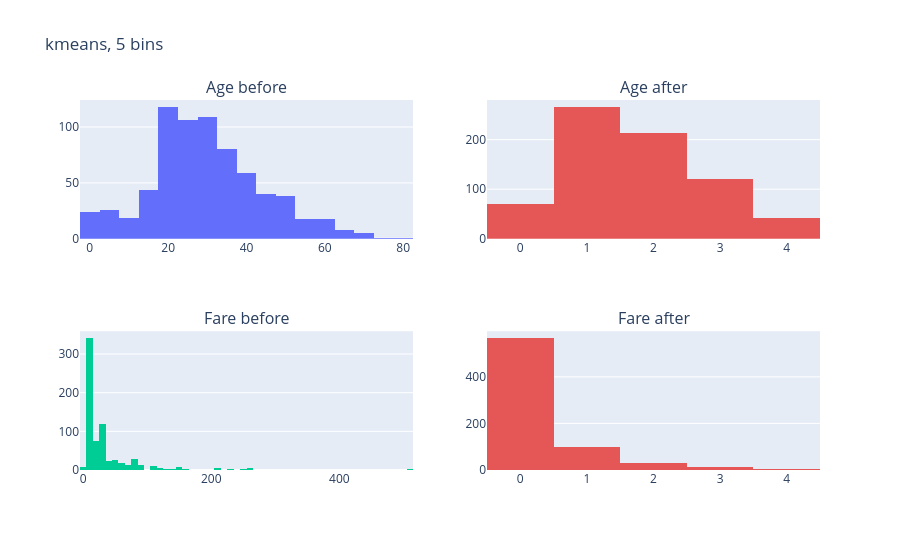

Notebook source saved alongside this figure:
### Code cell
discretize(5, "kmeans")

### Figure 1 — Plotly figure (JSON) as saved in the notebook; plotly's stock layout.template omitted (floating-point values rounded to 4 significant figures; data arrays with more than 128 entries replaced by an {"elided": "..."} marker saying what was removed)
{"data": [{"type": "histogram", "x": {"elided": "714 float values"}, "xaxis": "x", "yaxis": "y"}, {"marker": {"color": "#E45756"}, "type": "histogram", "x": {"elided": "714 float values"}, "xaxis": "x2", "yaxis": "y2"}, {"type": "histogram", "x": {"elided": "714 float values"}, "xaxis": "x3", "yaxis": "y3"}, {"marker": {"color": "#E45756"}, "type": "histogram", "x": {"elided": "714 float values"}, "xaxis": "x4", "yaxis": "y4"}], "layout": {"annotations": [{"font": {"size": 16}, "showarrow": false, "text": "Age before", "x": 0.225, "xanchor": "center", "xref": "paper", "y": 1.0, "yanchor": "bottom", "yref": "paper"}, {"font": {"size": 16}, "showarrow": false, "text": "Age after", "x": 0.775, "xanchor": "center", "xref": "paper", "y": 1.0, "yanchor": "bottom", "yref": "paper"}, {"font": {"size": 16}, "showarrow": false, "text": "Fare before", "x": 0.225, "xanchor": "center", "xref": "paper", "y": 0.375, "yanchor": "bottom", "yref": "paper"}, {"font": {"size": 16}, "showarrow": false, "text": "Fare after", "x": 0.775, "xanchor": "center", "xref": "paper", "y": 0.375, "yanchor": "bottom", "yref": "paper"}], "height": 550, "showlegend": false, "title": {"text": "kmeans, 5 bins"}, "xaxis": {"anchor": "y", "domain": [0.0, 0.45]}, "xaxis2": {"anchor": "y2", "domain": [0.55, 1.0]}, "xaxis3": {"anchor": "y3", "domain": [0.0, 0.45]}, "xaxis4": {"anchor": "y4", "domain": [0.55, 1.0]}, "yaxis": {"anchor": "x", "domain": [0.625, 1.0]}, "yaxis2": {"anchor": "x2", "domain": [0.625, 1.0]}, "yaxis3": {"anchor": "x3", "domain": [0.0, 0.375]}, "yaxis4": {"anchor": "x4", "domain": [0.0, 0.375]}}}
